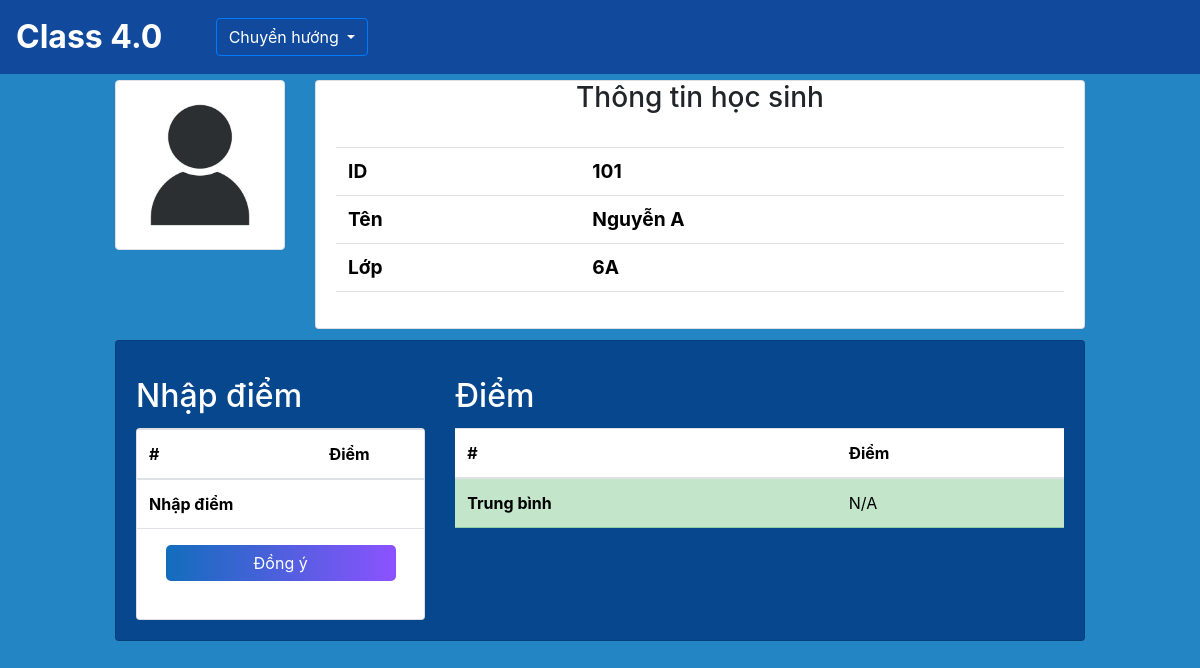
Page /home/6A/101/ on the committed database.
### SM/models.py (models this page shows, shortened)
class Student(models.Model):
    id = models.IntegerField(primary_key=True)
    name = models.CharField(max_length=100,blank=False, null=False)
    classroom = models.ForeignKey(Classroom, on_delete=models.CASCADE, related_name='student') # cho phép classroom truy vấn được các student của mình

class Classroom(models.Model):
    name = models.CharField(primary_key=True,max_length=10)
    manager = models.ForeignKey('app_User.Teacher', on_delete=models.CASCADE,related_name='classroom') # 1 lớp chỉ có 1 giáo viên và ngược lại
    def __str__(self):
        return self.name

### CM/views.py (the view)
# urls.py: path('<str:classroom>/<int:student>/', views.detail, name= 'details'),
def detail(request,classroom,student):
    student = get_object_or_404(Student, pk=student)
    now_schedule = get_nowschedule(classroom=classroom)
    subject = None
    if now_schedule:
        subject = now_schedule.subject
    if request.method == 'POST':
        if now_schedule and subject:  # Kiểm tra lại để đảm bảo subject có tồn tại
            form = MarkForm(request.POST, student=student, subject=subject)
            if form.is_valid():
                form.save()
            else:
                messages.error(request, "Có lỗi xảy ra, vui lòng kiểm tra lại.")
        else:
            messages.error(request, 'Hiện không trong giờ dạy')
            return HttpResponseRedirect(request.path_info)
    else:
        form = MarkForm(student=student, subject=subject) if subject else None
    marks = student.marks.filter(student=student,subject=subject)
    context={
        'MarkForm': form,
        'student':student,
        'subject':subject,
        'marks': marks
    }
    return render(request, 'details.html', context)

### CM/views.py (called while the page is built)
def get_nowschedule(classroom):
    dayofweek = datetime.now().weekday()
    now = datetime.now()
    period = LessonTime.objects.filter(start_time__lte=now, end_time__gte=now).first()
    schedule = Schedule.objects.filter(classroom=classroom,dayofweek=dayofweek, period=period).first()
    if schedule:
        return schedule
    else:
        return None

### CM/templates/details.html (shortened to what this page needs)
{% extends "base.html" %}
{% load static %}
{% block Nav %}
<div class="dropdown">
    <button type="button" class="btn btn-outline-primary text-white dropdown-toggle" data-bs-toggle="dropdown">
        Chuyển hướng
    </button>
</div>
{% endblock Nav %}
{% block content %}
<div class="row">
    <div class="col-1"></div>
    <div class="col-2">
        <img src="{% static "illustration-of-human-icon-user-symbol-icon-modern-design-on-blank-background-free-vector.jpg" %}" class="img-thumbnail" alt="...">
    </div>
    <div class="col-8">
        <div class="card">
            <h3 class="card-title text-center">Thông tin học sinh</h3>
            <div class="card-body">
                <table class="table">
                    <tbody>
                    <tr>
                        <th class="display-6 font-weight-bold" style="font-size: 1.2em" scope="row">ID</th>
                        <td class="display-6 font-weight-bold" style="font-size: 1.2em">{{ student.id }}</td>
                    </tr>
                    <tr>
                        <th class="display-6 font-weight-bold" style="font-size: 1.2em" scope="row">Tên</th>
                        <td class="display-6 font-weight-bold" style="font-size: 1.2em">{{ student.name }}</td>
                    </tr>
                    <tr>
                        <th class="display-6 font-weight-bold" style="font-size: 1.2em" scope="row">Lớp</th>
                        <td class="display-6 font-weight-bold" style="font-size: 1.2em">{{ student.classroom }}</td>
                    </tr>
                    </tbody>
                </table>
            </div>
        </div>
    </div>
    <div class="col-1"></div>
</div>
<div class="row" style="margin-top: 1%">
    <div class="col-1"></div>
    <div class="col-10">
        <div class="card" style="background-color: #07478D">
            <div class="card-body row">
                <div class="col-4">
                    <h2 class="card-title text-white" style="margin-top: 1rem;">Nhập điểm</h2>
                    <div class="card" style="height: 12rem">
                        <form method="POST">
                            <table class="table">
                                <thead>
                                    <tr>
                                        <th>#</th>
                                        <th>Điểm</th>
                                    </tr>
                                </thead>
                                <tbody>
                                    <tr>
                                        <th>Nhập điểm</th>
                                        <td>
                                        </td>
                                    </tr>
                                </tbody>
                            </table>
                            <button type="submit" class="btn btn-primary" style="transform: scale(1.0); width:80%;margin-left: auto; margin-right: auto; margin-top:1rem; display: block; font-size: 1em; border-radius: 5px; background-image: linear-gradient(to right, #126DBC, #8C52FF);border: none;">Đồng ý</button>
                        </form>
                    </div>
                </div>
                <div class="col-8">
                    <h2 class="card-title text-white" style="margin-top: 1rem;">Điểm</h2>
                    <table class="table" id="marks-table">
                        <thead>
                            <tr>
                                <th scope="col">#</th>
                                <th scope="col">Điểm</th>
                            </tr>
                        </thead>
                        <tbody>
                                <tr id="average-row" class="table-success">
                                    <th scope="row">Trung bình</th>
                                    <td id="average-mark" colspan="2"></td>
                                </tr>
                        </tbody>
                    </table>
                </div>
            </div>
        </div>
    </div>
    <div class="col-1"></div>
</div>
{% endblock content %}

### templates/base.html (style rules this page uses)
body { margin: 0; padding: 0; height: 100vh; width: 100vw; overflow-x: hidden; }

### rows in the picture
Student: id "101", name "Nguyễn A", classroom "6A"
